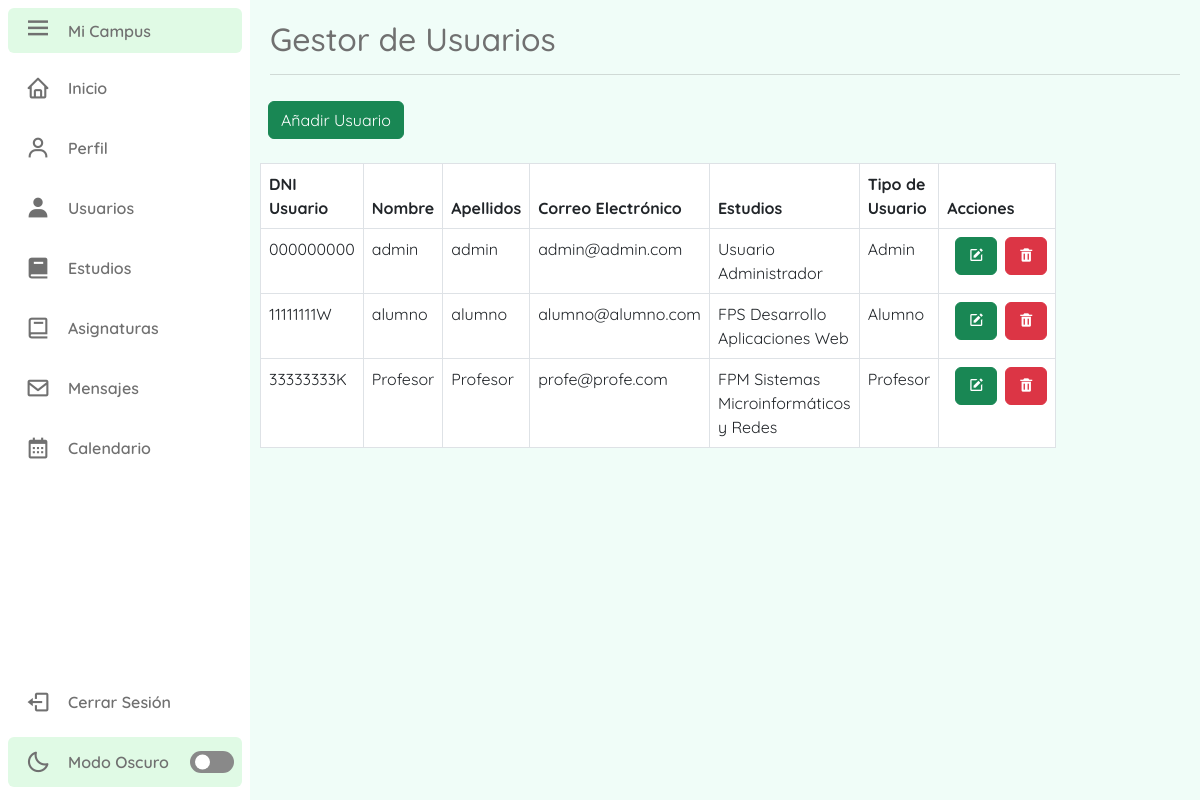
/usuarios (signed in), run on the app's committed database.
### tables this page shows
CREATE TABLE `usuario` (
  `userID` varchar(9) NOT NULL,
  `contrasena` varchar(255) NOT NULL,
  `nombre` varchar(50) NOT NULL,
  `apellidos` varchar(100) NOT NULL,
  `correo` varchar(100) NOT NULL,
  `tipoUsuario` varchar(8) NOT NULL,
  `estado` int(11) NOT NULL DEFAULT 1,
  `token` varchar(255) DEFAULT NULL,
  `moduloID_FK` int(11) DEFAULT NULL
);

CREATE TABLE `modulos` (
  `moduloID` int(11) NOT NULL,
  `nombre` varchar(225) DEFAULT NULL
);

### Controllers/templateC.php (called while the page is built)
<?php
    class Template{
        public function LlamarTemplate(){
            include "Views/main.php";
        }
    }
?>

### index.php (called while the page is built, shortened)
<?php
    require_once "Controllers/templateC.php";
    require_once "Controllers/usuariosC.php";
    require_once "Models/usuariosM.php";
    require_once "Controllers/estudiosC.php";
    require_once "Models/estudiosM.php";
    $template = new Template();
    $template -> LlamarTemplate();
?>

### Controllers/usuariosC.php (called while the page is built, shortened)
<?php
    class UsuariosC{
        public static function MostrarUsuariosC($columna, $valor){
            $tablaBD = "usuario";
            $result = UsuariosM::MostrarUsuariosM($tablaBD, $columna, $valor);
            return $result;
        }
    }
?>

### Models/Conexion.php (called while the page is built)
<?php
    class Conexion{
        public static function conexionBD(){
            $bd = new PDO("mysql:host=localhost;dbname=campus;", "root", "");
            $bd -> exec("SET NAMES utf8");
            return $bd;
        }
    }
?>

### Models/usuariosM.php (called while the page is built, shortened)
<?php
    require_once "Conexion.php";
    class UsuariosM extends Conexion{
        public static function MostrarUsuariosM($tablaBD, $columna, $valor){
            if($columna != null){
                $pdo = Conexion::conexionBD() -> prepare("SELECT * FROM $tablaBD WHERE $columna = :$columna");
                $pdo -> bindParam(":".$columna, $valor, PDO::PARAM_STR);
                $pdo -> execute();
                return $pdo -> fetch();
            }else{
                $pdo = Conexion::conexionBD() -> prepare("SELECT * FROM $tablaBD");
                $pdo -> execute();
                return $pdo -> fetchAll();
            }
        }
    }
?>

### Controllers/estudiosC.php (called while the page is built, shortened)
<?php
    class EstudiosC{
        public static function ListadoEstudiosC($columna, $valor){
            $tablaBD = "modulos";
            $result = EstudiosM::ListadoEstudiosM($tablaBD, $columna, $valor);
            return $result;
        }
    }
?>

### Models/estudiosM.php (called while the page is built, shortened)
<?php
    require_once "Conexion.php";
    class EstudiosM extends Conexion{
        public static function ListadoEstudiosM($tablaBD, $columna, $valor){
            $pdo = Conexion::conexionBD() -> prepare("SELECT * FROM $tablaBD WHERE $columna = :$columna");
            $pdo -> bindparam(":".$columna, $valor, PDO::PARAM_STR);
            $pdo -> execute();
            return $pdo -> fetch();
        }
    }
?>

### Views/modulos/usuarios.php (the view, shortened to what this page needs)
<div class="content">
    <section class="content-header">
       <h2>Gestor de Usuarios</h2>
       <hr>
    </section>
    <section class= "content-box">
        <div class= box>
            <div class= box-header>
                <?php
                if($_SESSION["tipoUsuario"] == "Admin"){
                  echo'<button class="btn btn-success" data-bs-toggle="modal" data-bs-target="#AnadirUsuario">Añadir Usuario</button>';
                }
                ?>
        </div>
        <br>
        <div class="box-body">
            <div class="col-md-8 col-xs-12">
                <table class="table table-bordered table-hover T">
                    <thead>
                        <tr>
                            <th>DNI Usuario</th>
                            <th>Nombre</th>
                            <th>Apellidos</th>
                            <th>Correo Electrónico</th>
                            <th>Estudios</th>
                            <th>Tipo de Usuario</th>
                            <?php
                            if($_SESSION["tipoUsuario"] == "Admin"){
                                echo'<th>Acciones</th>';
                            }
                            ?>
                        </tr>
                    </thead>
                    <tbody>
                        <?php
                            $columna= null;
                            $valor= null;
                            $result = UsuariosC::MostrarUsuariosC($columna, $valor);
                            foreach($result as $key => $value){
                                echo '<tr>
                                        <td>'.$value["userID"].'</td>
                                        <td>'.$value["nombre"].'</td>
                                        <td>'.$value["apellidos"].'</td>
                                        <td>'.$value["correo"].'</td>';
                                        if($value["moduloID_FK"]== null){
                                            echo '<td>Usuario Administrador</td>';
                                        }else{
                                        $columnaEstudios = "moduloID";
                                        $valorEstudios = $value["moduloID_FK"];
                                        $estudios= EstudiosC::ListadoEstudiosC($columnaEstudios, $valorEstudios);
                                         echo   '<td>'.$estudios["nombre"].'</td>';
                                        }
                                echo '<td>'.$value["tipoUsuario"].'</td>';
                                if($_SESSION["tipoUsuario"] == "Admin"){
                                    echo'<td>
                                            <div class="btn-group">
                                                <a href="#">
                                                    <button class="btn btn-success EditarUsuario" uID="'.$value["userID"].'" data-bs-toggle="modal" data-bs-target="#EditarUsuario"><i class="bx '.('bxs-edit').'"></i></button>
                                                </a>
                                                <a href="#">
                                                    <button class="btn btn-danger EliminarUsuario" uID="'.$value["userID"].'"><i class="bx '.('bxs-trash').'"></i></button>
                                                </a>
                                            </div>
                                        </td>
                                    </tr>';
                                }
                            }
                        ?>
                    </tbody>
                </table>
            </div>
        </div>
    </section>
</div>

### Views/CSS/style.css (style rules this page uses)
:root { --body-color: #F0FDF8 ; --sidebar-color: #ffffff; --primary-color: #2E9959; --primary-color-light: #E0FAE5; --text-color: #707070; --toggle-color: #898989; }
* { font-family: 'Quicksand', sans-serif; }
body { height: 100vh; background: var(--body-color); }
.content { position: relative; left: 250px; height: 100vh; width: calc(100% - 250px); padding: 10px; }
.content .content-header, p { font-size: 50px; font-weight: 500; color: var(--text-color); padding: 10px; }
.btn { margin-left: 8px; }
table thead { background: var(--primary-color); color: var(--sidebar-color); }
table tbody { background: white; }

### data on the page
usuario: userID "000000000", nombre "admin", apellidos "admin", correo "admin@admin.com", shows "Usuario Administrador", tipoUsuario "Admin"
usuario: userID "11111111W", nombre "alumno", apellidos "alumno", correo "alumno@alumno.com", moduloID_FK.nombre "FPS Desarrollo Aplicaciones Web", tipoUsuario "Alumno"
usuario: userID "33333333K", nombre "Profesor", apellidos "Profesor", correo "profe@profe.com", moduloID_FK.nombre "FPM Sistemas Microinformáticos y Redes", tipoUsuario "Profesor"
